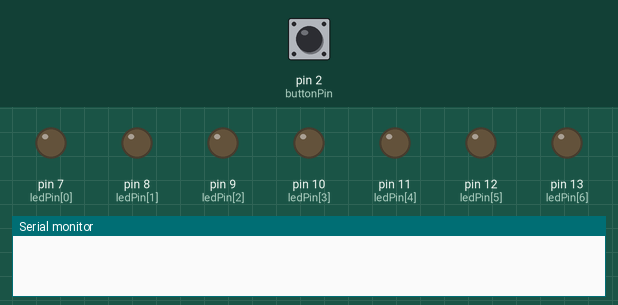
Bench run of a sketch on a simulated Arduino Uno, built with avr-gcc and run on an emulated ATmega328P. Parts: output pins drawn as LEDs (lit = HIGH), the last lines printed to the serial monitor. The inputs (shaded band) are chosen by the test bench; at power-on: pin 2 (buttonPin) LOW. Random numbers use the default seed unless the sketch sets one.

Above: at 1.2 s.
1.3 s: pin 2 (buttonPin) pulled HIGH for 3.2 s
At 1.8 s:
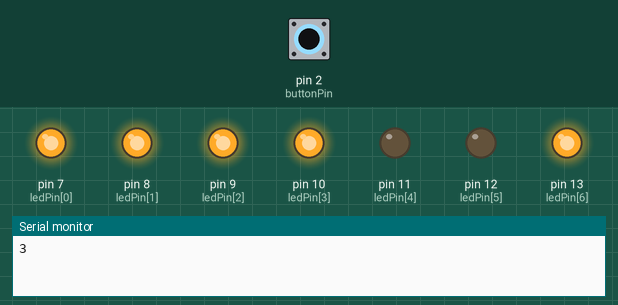
At 3.7 s:
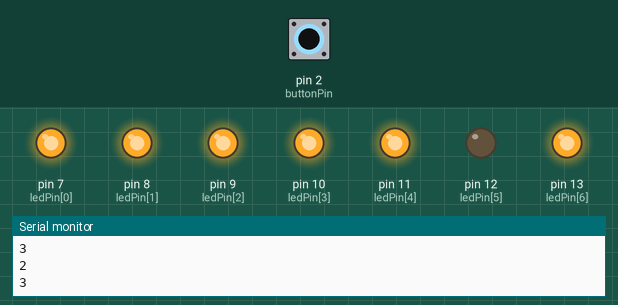
6.8 s: pin 2 (buttonPin) pulled HIGH for 0.15 s
At 7.2 s:
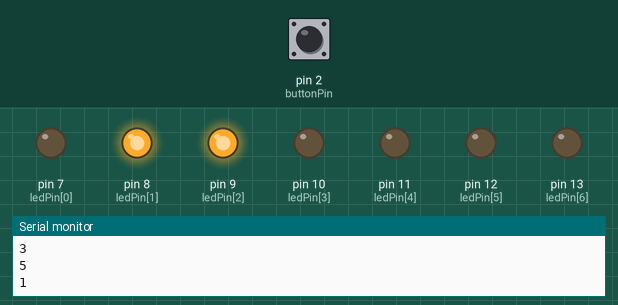
Timing chart, 0 to 9.8 s (numbered marks = the images above; inputs shaded):
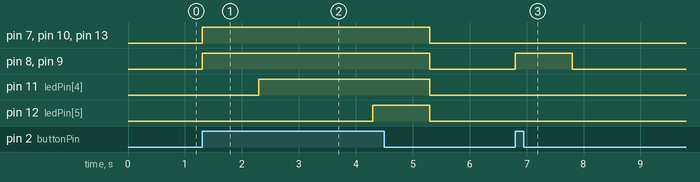

Measured:
- after the input at 1.3 s, pin 7 (ledPin[0]), pin 8 (ledPin[1]), pin 9 (ledPin[2]), pin 10 (ledPin[3]), pin 13 (ledPin[6]): LOW → HIGH at once, → LOW 4.0 s later; pin 11 (ledPin[4]): LOW → HIGH after 1.0 s, → LOW 3.0 s later; pin 12 (ledPin[5]): LOW → HIGH after 3.0 s, → LOW 1.0 s later
- after the input at 6.8 s, pin 8 (ledPin[1]), pin 9 (ledPin[2]): LOW → HIGH at once, → LOW 1.0 s later

The sketch:

tyokoe_teemu_maenpaa.ino
```cpp
const byte ledPin[] = {7,8,9,10,11,12,13};
long randNumber;
byte i = 0;
const int buttonPin = 2;
int buttonState = 0;

void setup() {
  // put your setup code here, to run once:
  Serial.begin(9600);
  randomSeed(analogRead(0));
  pinMode(buttonPin, INPUT);
  for (i=0; i<7; i++)
     pinMode(ledPin[i],OUTPUT);
}

void loop() {
  // put your main code here, to run repeatedly:
 buttonState = digitalRead(buttonPin);

  if (buttonState == HIGH) {
    number();
    delay(1000);
    }
    else{
      for (i=0; i<7;i++)

       digitalWrite(ledPin[i], LOW);
    }
}
void number()
 {
 randNumber = random(1,7);

 /* for (i=0; i<7;i++)

       digitalWrite(ledPin[i], HIGH);*/
Serial.println(randNumber);

switch(randNumber)
{

  case 1:
    digitalWrite(ledPin[1],HIGH);
    digitalWrite(ledPin[2],HIGH);
    break;

  case 2:
    digitalWrite(ledPin[0],HIGH);
    digitalWrite(ledPin[1],HIGH);
    digitalWrite(ledPin[4],HIGH);
    digitalWrite(ledPin[6],HIGH);
    digitalWrite(ledPin[3],HIGH);
    break;

  case 3:
    digitalWrite(ledPin[0],HIGH);
    digitalWrite(ledPin[1],HIGH);
    digitalWrite(ledPin[2],HIGH);
    digitalWrite(ledPin[3],HIGH);
    digitalWrite(ledPin[6],HIGH);
    break;

  case 4:
    digitalWrite(ledPin[1],HIGH);
    digitalWrite(ledPin[2],HIGH);
    digitalWrite(ledPin[5],HIGH);
    digitalWrite(ledPin[6],HIGH);
    break;

  case 5:
    digitalWrite(ledPin[0],HIGH);
    digitalWrite(ledPin[2],HIGH);
    digitalWrite(ledPin[3],HIGH);
    digitalWrite(ledPin[5],HIGH);
    digitalWrite(ledPin[6],HIGH);
    break;

  case 6:
    digitalWrite(ledPin[0],HIGH);
    digitalWrite(ledPin[2],HIGH);
    digitalWrite(ledPin[3],HIGH);
    digitalWrite(ledPin[4],HIGH);
    digitalWrite(ledPin[5],HIGH);
    digitalWrite(ledPin[6],HIGH);
    break;
}


}
```
